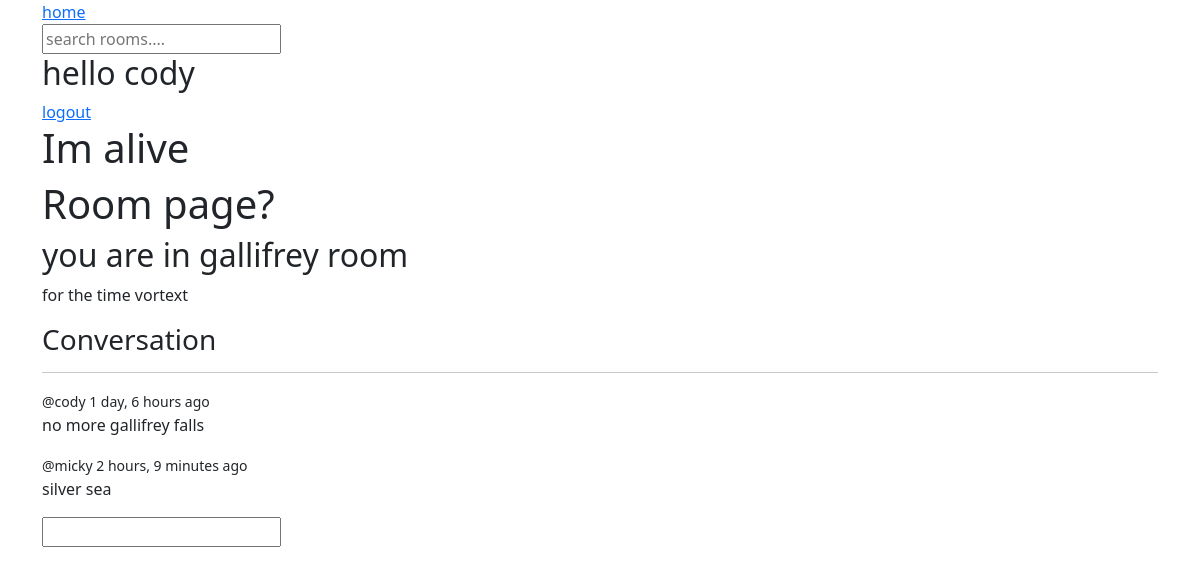
The app's page /room/0aea94f8-f264-4e04-b5d3-fe150c5b3039/ (signed in) with its own data.
### base/models.py (models this page shows, shortened)
class Room(models.Model):
    id = models.UUIDField(primary_key=True, default=uuid.uuid4, editable=False)
    topic = models.ForeignKey(Topic, on_delete=models.SET_NULL, null=True)
    host = models.ForeignKey(User, on_delete=models.SET_NULL, null=True)
    name = models.CharField(max_length=200)
    description = models.TextField(null=True, blank=True)
    updated = models.DateTimeField(auto_now=True)
    created = models.DateTimeField(auto_now_add=True)
    class Meta:
        ordering = ["-updated", "-created"]

class Message(models.Model):
    user = models.ForeignKey(User, on_delete=models.CASCADE)
    room = models.ForeignKey(Room, on_delete=models.CASCADE)  # or models.SET_NULL
    body = models.TextField()
    updated = models.DateTimeField(auto_now=True)
    created = models.DateTimeField(auto_now_add=True)

### base/views.py (the view)
# urls.py: path("room/<str:pk>/", views.room_view, name="room"),
def room_view(request, pk):
    room = Room.objects.get(id=pk)
    room_messages = room.message_set.all()
    context = {'room': room, "room_messages": room_messages}
    return render(request, 'base/room.html', context)

### base/templates/base/room.html
{% extends "main.html" %}
{% block content %}
<div>
	<h1>Room page?</h1>
	<h2>you are in {{ room.name }} room</h2>
	<p>{{ room.description }}</p>
	<h3>Conversation</h3>
	<hr />
	{% for message in room_messages%}
	<div>
		<small>@{{message.user}} {{message.created|timesince}} ago</small>
		<p>{{message.body}}</p>
	</div>
	{% endfor %}
	<form>
		<input type="textarea" />
	</form>
</div>
{% endblock content %}

### templates/navBar.html (shortened to what this page needs)
<nav>
	<a href="{% url 'home' %}">home</a>
	<form method="'GET" action="{% url 'home' %}">
		<input type="text" name="q" placeholder="search rooms...." />
	</form>
	{% if request.user.is_authenticated %}
	<h2>hello {{ request.user }}</h2>
	<a href="{% url 'logout' %}">logout</a>
	{% else %}
	<a href="{% url 'login' %}">login</a>
	{% endif %}
</nav>

### records on screen
Room: name "gallifrey", description "for the time vortext"
Message: user "cody", created "1 day, 6 hours", body "no more gallifrey falls"
Message: user "micky", created "2 hours, 9 minutes", body "silver sea"

### other values on screen
{{ request.user }} "cody"
